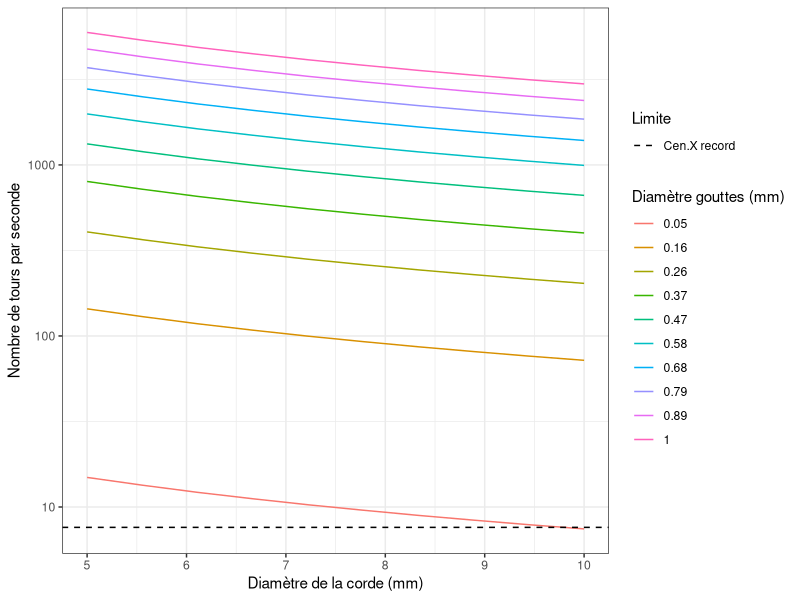

Source code (R): (Note: this script raises an error after producing the figure.)
## ---- chunk 1

# initiate

rm(list = ls())

# packages

library(bookdown)
library(tidyverse)
library(kableExtra)
library(knitr)

## ---- chunk 2

# variables definition

max_level <- 228/30
g <- 9.81 # m.s^-2
rho_w = 997 # kg.m^-3
mu_air <- 1.825*10^-5 #Kg.m^-1.s^-1

d <- seq(0.05*10^-3, 1*10^-3, length = 10) # drops section in meters
y_g <- seq(5*10^-3, 10*10^-3, length = 10) # rope section in meters

# simulations

v_t <- (g*rho_w*d^2)/(18*mu_air) # m.s^-1
drop <- data.frame(drop_diameter_m = d, speed = v_t)
ds <- expand.grid(rope_sections_m = y_g, speed = v_t)
ds2 <- left_join(ds, drop, by = "speed")

ds2 <- ds2 %>% mutate(n = speed/rope_sections_m,
                      drop_diameter_mm = drop_diameter_m*1000,
                      rope_sections_mm = round(rope_sections_m*1000, 2),
                      drop_diameter_m = as.factor(drop_diameter_m),
                      drop_diameter_mm = as.factor(round(drop_diameter_mm, 2)))

## ---- chunk 3

# plot the results

ggplot(data = ds2, aes(y = n, x = rope_sections_mm, col = drop_diameter_mm)) + 
  geom_line() +
  geom_hline(aes(yintercept = max_level, linetype = "Cen.X record"), colour = 'black') +
  scale_linetype_manual(name = "Limite",
                        values = c(2),
                        guide = guide_legend(override.aes = list(color = c("black")))) +
  scale_y_log10() +
  labs(color = "Diamètre gouttes (mm)", 
     y = "Nombre de tours par seconde", 
     x = "Diamètre de la corde (mm)") +
  theme_bw()

## ---- chunk 4

# filter results

ds_pass <- ds2 %>% filter(n < max_level) %>%
  mutate_if(is.numeric, round, digits = 2) %>%
  select(-c(rope_sections_m, drop_diameter_m)) %>%
  mutate(max_level = max_level,
         drop_diameter_mm = as.numeric(as.character(drop_diameter_mm))) %>%
  relocate(c(drop_diameter_mm, rope_sections_mm, speed, n, max_level))

# print table

knitr::kable(ds_pass, 
             format = "html",
             row.names = FALSE,
             caption = "Paramètres permettant une vitesse de rotation inférieure au record de Cen Xiaolin.",
             col.names = c("Diamètre de la goutte (mm)",
                           "Section Corde (mm)",
                           "Vitesse de chute (m/s)",
                           "Tours/seconde",
                           "Record C.X (tours/sec)")) %>%
  kable_classic(full_width = F,
                position = "center",
                font_size = 14,
                lightable_options = "basic",
                html_font = "sans-serif")
  
## ---- chunk 5

knitr::include_graphics("img/happy_elon.jpg")

## ---- chunk 6

# define gravities

gravities <- data.frame(objects = c("Mercure", "Venus", "Terre", "Lune", "Mars", "Jupiter", "Saturne", "Uranus", "Neptune"), 
                        gravity = c(3.71, 8.87, 9.81, 1.62, 3.71, 24.79, 10.44, 8.87, 11.15))

# print table

knitr::kable(gravities, 
                   format = "html",
                   row.names = FALSE,
                   caption = "Gravités sur différents objets du système solaire.",
                   col.names = c("Objets", "Gravité (m/s^2)")) %>%
  kable_classic(full_width = F, 
                font_size = 14,
                lightable_options = "basic",
                html_font = "sans-serif")

## ---- chunk 7

# simulations

gravities_ <- gravities %>% filter(objects %in% c("Terre", "Mars", "Lune"))
g <- gravities_$gravity

ds_f <- data.frame()

for (i in g){
  
  v_t <- (i*rho_w*d^2)/(18*mu_air) # m.s^-1
  drop <- data.frame(drop_diameter_m = d, speed = v_t, gravity = i)
  ds <- expand.grid(rope_sections_m = y_g, speed = v_t)
  ds2 <- left_join(ds, drop, by = "speed")
  
  ds2 <- ds2 %>% mutate(n = speed/rope_sections_m,
                        drop_diameter_mm = drop_diameter_m*1000,
                        rope_sections_mm = round(rope_sections_m*1000, 2),
                        drop_diameter_m = as.factor(drop_diameter_m),
                        drop_diameter_mm = as.factor(round(drop_diameter_mm, 2)))
  
  ds_f <- rbind(ds2, ds_f)
  
}

ds_f <- full_join(ds_f, gravities_, by = "gravity")

# plot the results

ggplot(data = ds_f, aes(y = n, x = rope_sections_mm, col = drop_diameter_mm)) + 
  geom_line() +
  geom_hline(aes(yintercept = max_level, linetype = "Cen.X record"), colour = 'black') +
  scale_linetype_manual(name = "Limite",
                        values = c(2),
                        guide = guide_legend(override.aes = list(color = c("black")))) +
  scale_y_log10() +
  facet_grid(.~ objects) +
  
  labs(color = "Diamètre gouttes (mm)", 
       y = "Nombre de tours par seconde", 
       x = "Diamètre de la corde (mm)") +
  theme_bw()

## ---- chunk 8

# filter results

ds_pass <- ds_f %>% filter(n < max_level) %>%
  mutate_if(is.numeric, round, digits = 2) %>%
  select(-c(rope_sections_m, drop_diameter_m)) %>%
  mutate(max_level = max_level,
         drop_diameter_mm = as.numeric(as.character(drop_diameter_mm))) %>%
  relocate(c(objects, gravity, drop_diameter_mm, rope_sections_mm, speed, n, max_level))

# print table

knitr::kable(ds_pass,
             format = "html",
             row.names = FALSE,
             caption = "Paramètres permettant une vitesse de rotation inférieure au record de Cen Xiaolin.",
             col.names = c("Objets", "Gravité (m/s^2)", "Diamètre de la goutte (mm)", "Section Corde (mm)", "Vitesse de chute (m/s)", "Tours/seconde", "Record C.X (tours/sec)")) %>%
  kable_classic(full_width = F,
                font_size = 14,
                lightable_options = "basic",
                html_font = "sans-serif")
